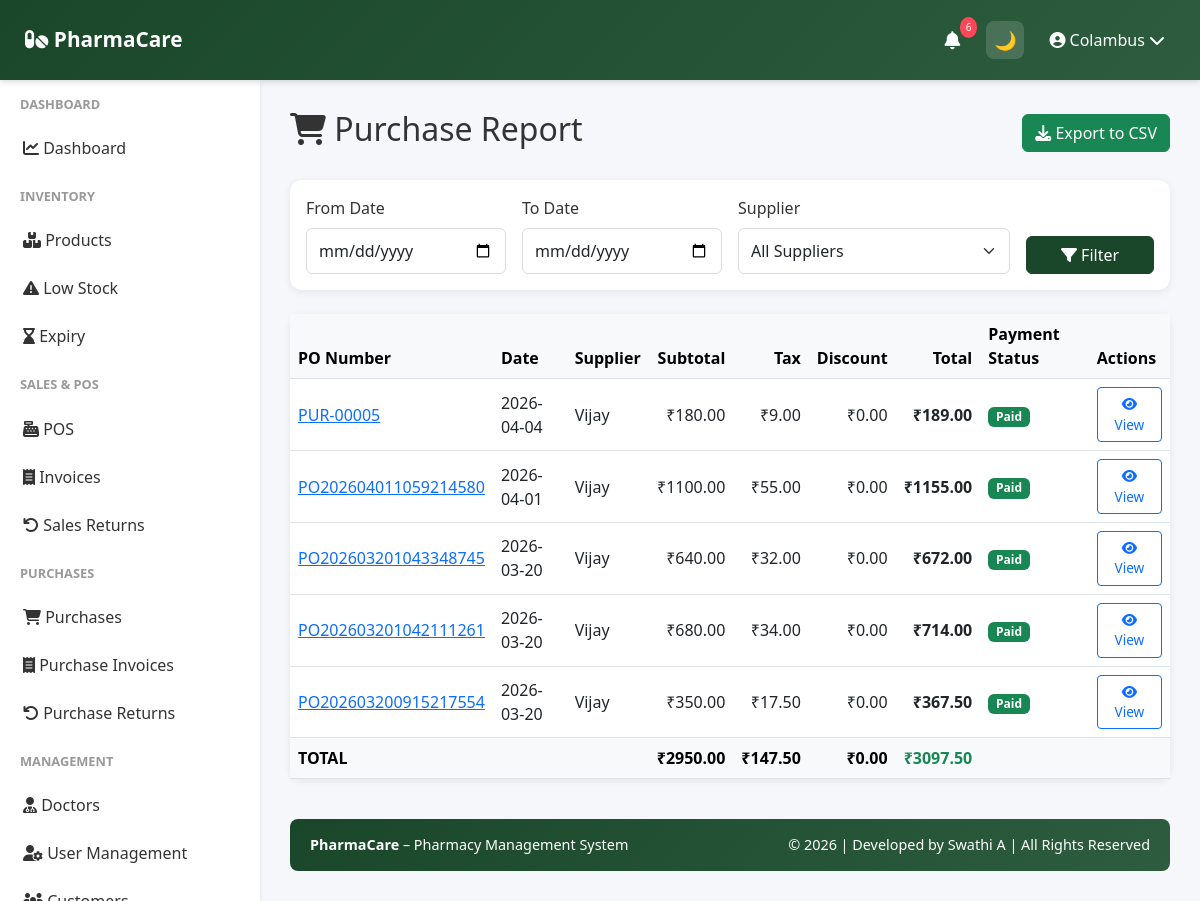
Page /reports/purchase (signed in) on the committed database.
### app/models.py (models this page shows, shortened)
class User(UserMixin, db.Model):
    __tablename__ = 'user'
    id = db.Column(db.Integer, primary_key=True)
    company_id = db.Column(db.Integer, db.ForeignKey('company.id'), nullable=False)
    role = db.Column(db.String(20), default='manager')
    username = db.Column(db.String(255), unique=True, nullable=False)
    password_hash = db.Column(db.String(255), nullable=False)
    is_active = db.Column(db.Boolean, default=True)
    last_login = db.Column(db.DateTime)
    created_date = db.Column(db.DateTime, default=datetime.utcnow)
    updated_date = db.Column(db.DateTime, default=datetime.utcnow, onupdate=datetime.utcnow)
    company = db.relationship('Company', back_populates='user')

class Purchase(db.Model):
    __tablename__ = 'purchase'
    id = db.Column(db.Integer, primary_key=True)
    company_id = db.Column(db.Integer, db.ForeignKey('company.id'), nullable=False)
    supplier_id = db.Column(db.Integer, db.ForeignKey('supplier.id'), nullable=False)
    purchase_number = db.Column(db.String(50), unique=True, nullable=False)
    purchase_date = db.Column(db.DateTime, default=datetime.utcnow)
    supplier_invoice_number = db.Column(db.String(100))
    subtotal = db.Column(db.Float, nullable=False)
    tax_amount = db.Column(db.Float, default=0)
    discount_amount = db.Column(db.Float, default=0)
    total_amount = db.Column(db.Float, nullable=False)
    payment_status = db.Column(db.String(50), default='pending')  # 'paid', 'pending', 'partial'
    payment_date = db.Column(db.DateTime)
    notes = db.Column(db.Text)
    created_date = db.Column(db.DateTime, default=datetime.utcnow)
    updated_date = db.Column(db.DateTime, default=datetime.utcnow, onupdate=datetime.utcnow)
    company = db.relationship('Company', back_populates='purchases')
    supplier = db.relationship('Supplier', back_populates='purchases')
    items = db.relationship('PurchaseItem', back_populates='purchase', cascade='all, delete-orphan')
    returns = db.relationship('PurchaseReturn', back_populates='purchase', cascade='all, delete-orphan')

class Supplier(db.Model):
    __tablename__ = 'supplier'
    id = db.Column(db.Integer, primary_key=True)
    company_id = db.Column(db.Integer, db.ForeignKey('company.id'), nullable=False)
    supplier_name = db.Column(db.String(255), nullable=False)
    contact_person = db.Column(db.String(255))
    phone = db.Column(db.String(20), nullable=False)
    email = db.Column(db.String(255))
    address = db.Column(db.String(500))
    gst_number = db.Column(db.String(50))
    payment_terms = db.Column(db.String(255))
    notes = db.Column(db.Text)
    created_date = db.Column(db.DateTime, default=datetime.utcnow)
    updated_date = db.Column(db.DateTime, default=datetime.utcnow, onupdate=datetime.utcnow)
    is_active = db.Column(db.Boolean, default=True)
    company = db.relationship('Company', back_populates='suppliers')
    purchases = db.relationship('Purchase', back_populates='supplier')

### app/routes/reports.py (the view, shortened to what this page needs)
@reports_bp.route('/purchase')
@login_required
@require_roles('owner')
def purchase_report():
    company_id = current_user.company_id
    start_date = request.args.get('start_date', '')
    end_date = request.args.get('end_date', '')
    supplier_id = request.args.get('supplier_id', type=int)
    export_format = request.args.get('export', '').lower()
    query = Purchase.query.filter_by(company_id=company_id)
    if supplier_id:
        query = query.filter_by(supplier_id=supplier_id)
    purchases = query.order_by(Purchase.purchase_date.desc()).all()
    total_subtotal = sum((p.subtotal or 0) for p in purchases)
    total_tax = sum((p.tax_amount or 0) for p in purchases)
    total_discount = sum((p.discount_amount or 0) for p in purchases)
    total_purchase = sum((p.total_amount or 0) for p in purchases)
    suppliers = Supplier.query.filter_by(
        company_id=company_id,
        is_active=True
    ).all()
    return render_template(
        'reports/purchase_report.html',
        purchases=purchases,
        suppliers=suppliers,
        start_date=start_date,
        end_date=end_date,
        supplier_id=supplier_id,
        total_subtotal=total_subtotal,
        total_tax=total_tax,
        total_discount=total_discount,
        total_purchase=total_purchase
    )

### app/utils.py (called while the page is built)
def require_roles(*roles):
    def decorator(f):
        @wraps(f)
        def wrapped(*args, **kwargs):
            if not current_user.is_authenticated:
                return redirect(url_for('auth.login'))
            if current_user.role not in roles:
                return redirect(url_for('auth.access_denied'))
            return f(*args, **kwargs)
        return wrapped
    return decorator

### app/templates/reports/purchase_report.html (shortened to what this page needs)
{% extends "base.html" %}
{% block content %}
<div class="d-flex justify-content-between align-items-center mb-4">
    <h2><i class="fas fa-shopping-cart"></i> Purchase Report</h2>
    <a href="{{ url_for('reports.purchase_report',
        start_date=start_date,
        end_date=end_date,
        supplier_id=supplier_id,
        export='csv') }}"
       class="btn btn-success">
        <i class="fas fa-download"></i> Export to CSV
    </a>
</div>
<div class="card mb-4">
<div class="card-body">
<form method="GET" class="row g-3">
<div class="col-md-3">
<label class="form-label">From Date</label>
<input type="date"
       name="start_date"
       class="form-control"
       value="{{ start_date if start_date else '' }}">
</div>
<div class="col-md-3">
<label class="form-label">To Date</label>
<input type="date"
       name="end_date"
       class="form-control"
       value="{{ end_date if end_date else '' }}">
</div>
<div class="col-md-4">
<label class="form-label">Supplier</label>
<select name="supplier_id" class="form-select">
<option value="">All Suppliers</option>
</select>
</div>
<div class="col-md-2 d-flex align-items-end">
<button class="btn btn-primary w-100">
<i class="fas fa-filter"></i> Filter
</button>
</div>
</form>
</div>
</div>
<div class="card">
<div class="table-responsive">
<table class="table table-hover align-middle mb-0">
<thead class="table-light">
<tr>
<th>PO Number</th>
<th>Date</th>
<th>Supplier</th>
<th class="text-end">Subtotal</th>
<th class="text-end">Tax</th>
<th class="text-end">Discount</th>
<th class="text-end">Total</th>
<th>Payment Status</th>
<th>Actions</th>
</tr>
</thead>
<tbody>
{% for purchase in purchases %}
<tr>
<td>
<a href="{{ url_for('purchases.purchase_detail', purchase_id=purchase.id) }}">
{{ purchase.purchase_number }}
</a>
</td>
<td>
{{ purchase.purchase_date.strftime('%Y-%m-%d') if purchase.purchase_date }}
</td>
<td>
{{ purchase.supplier.supplier_name }}
</td>
<td class="text-end">
₹{{ "%.2f"|format(purchase.subtotal) }}
</td>
<td class="text-end">
₹{{ "%.2f"|format(purchase.tax_amount) }}
</td>
<td class="text-end">
₹{{ "%.2f"|format(purchase.discount_amount) }}
</td>
<td class="text-end fw-bold">
₹{{ "%.2f"|format(purchase.total_amount) }}
</td>
<td>
{% if purchase.payment_status == 'paid' %}
<span class="badge bg-success">Paid</span>
{% elif purchase.payment_status == 'partial' %}
<span class="badge bg-warning text-dark">Partial</span>
{% else %}
<span class="badge bg-danger">Pending</span>
{% endif %}
</td>
<td>
<a href="{{ url_for('purchases.purchase_detail', purchase_id=purchase.id) }}"
   class="btn btn-sm btn-outline-primary">
<i class="fas fa-eye"></i> View
</a>
</td>
</tr>
{% endfor %}
{% if purchases %}
<tr class="table-light fw-bold border-top">
<td colspan="3">
TOTAL
</td>
<td class="text-end">
₹{{ "%.2f"|format(total_subtotal) }}
</td>
<td class="text-end">
₹{{ "%.2f"|format(total_tax) }}
</td>
<td class="text-end">
₹{{ "%.2f"|format(total_discount) }}
</td>
<td class="text-end text-success">
₹{{ "%.2f"|format(total_purchase) }}
</td>
<td colspan="2"></td>
</tr>
{% endif %}
</tbody>
</table>
</div>
</div>
{% endblock %}

### app/templates/base.html (shortened to what this page needs)
<!doctype html>
<html lang="en" data-theme="light">
  <head>
    <link
      href="https://cdn.jsdelivr.net/npm/bootstrap@5.3.0/dist/css/bootstrap.min.css"
      rel="stylesheet"
    />
    <link
      rel="stylesheet"
      href="https://cdnjs.cloudflare.com/ajax/libs/font-awesome/6.4.0/css/all.min.css"
    />
  </head>
  <body>
   <nav class="navbar">
  <a class="navbar-brand" href="{{ url_for('dashboard.dashboard') }}">
    <i class="fas fa-pills"></i> PharmaCare
  </a>
  <div class="navbar-right">
    <div class="nav-icon dropdown">
      <a href="#" data-bs-toggle="dropdown">
        <i class="fas fa-bell"></i>
        <span id="alert-badge" class="notification-badge">3</span>
      </a>
    </div>
    <button id="themeToggle" class="nav-icon">
      🌙
    </button>
    <div class="user-menu-navbar dropdown">
      <a href="#" data-bs-toggle="dropdown">
        <i class="fas fa-user-circle"></i>
        {{ current_user.username }}
        <i class="fas fa-chevron-down"></i>
      </a>
    </div>
  </div>
</nav>
    {% if current_user.is_authenticated %}
    <div class="sidebar">
      <nav class="nav flex-column">
        {% if current_user.company and current_user.company.company_name ==
        'Platform Admin' %}
        <div class="nav-section-title">Admin</div>
        <a
          class="nav-link {% if 'admin/companies' in request.path %}active{% endif %}"
          href="{{ url_for('admin.companies_list') }}"
        >
          <i class="fas fa-building"></i> Companies
        </a>
        <a class="nav-link" href="{{ url_for('auth.profile') }}">
          <i class="fas fa-cog"></i> Settings
        </a>
        {% else %}
        <div class="nav-section-title">Dashboard</div>
        <a
          class="nav-link {% if request.endpoint == 'dashboard.dashboard' %}active{% endif %}"
          href="{{ url_for('dashboard.dashboard') }}"
        >
          <i class="fas fa-chart-line"></i> Dashboard
        </a>
        <div class="nav-section-title">Inventory</div>
        <a
          class="nav-link {% if 'inventory' in request.path %}active{% endif %}"
          href="{{ url_for('inventory.products_list') }}"
        >
          <i class="fas fa-boxes"></i> Products
        </a>
        <a
          class="nav-link {% if request.endpoint == 'inventory.low_stock_report' %}active{% endif %}"
          href="{{ url_for('inventory.low_stock_report') }}"
        >
          <i class="fas fa-exclamation-triangle"></i> Low Stock
        </a>
        <a
          class="nav-link {% if request.endpoint == 'inventory.expiry_report' %}active{% endif %}"
          href="{{ url_for('inventory.expiry_report') }}"
        >
          <i class="fas fa-hourglass-end"></i> Expiry
        </a>
        <div class="nav-section-title">Sales & POS</div>
        <a
          class="nav-link {% if request.endpoint == 'sales.pos' %}active{% endif %}"
          href="{{ url_for('sales.pos') }}"
        >
          <i class="fas fa-cash-register"></i> POS
        </a>
        <a
          class="nav-link {% if 'invoices' in request.path %}active{% endif %}"
          href="{{ url_for('sales.invoices_list') }}"
        >
          <i class="fas fa-receipt"></i> Invoices
        </a>
        <a
          class="nav-link {% if request.endpoint == 'sales.sales_returns_list' %}active{% endif %}"
          href="{{ url_for('sales.sales_returns_list') }}"
        >
          <i class="fas fa-undo"></i> Sales Returns
        </a>
<div class="nav-section-title">Purchases</div>
<a
  class="nav-link {% if request.endpoint == 'purchases.purchases_list' %}active{% endif %}"
  href="{{ url_for('purchases.purchases_list') }}"
>
  <i class="fas fa-shopping-cart"></i> Purchases
</a>
<a
  class="nav-link {% if 'purchases' in request.path %}active{% endif %}"
  href="{{ url_for('purchases.purchases_list') }}"
>
  <i class="fas fa-receipt"></i> Purchase Invoices
</a>
<a
  class="nav-link {% if request.endpoint == 'purchases.returns_list' %}active{% endif %}"
  href="{{ url_for('purchases.returns_list') }}"
>
  <i class="fas fa-undo"></i> Purchase Returns
</a>
        <div class="nav-section-title">Management</div>
        <a
          class="nav-link {% if 'doctors' in request.path %}active{% endif %}"
          href="{{ url_for('doctors.doctors_list') }}"
        >
          <i class="fas fa-user-md"></i> Doctors
        </a>
        {% if current_user.role == 'owner' %}
        <a
          class="nav-link {% if 'users' in request.path %}active{% endif %}"
          href="{{ url_for('users.users_list') }}"
        >
          <i class="fas fa-user-cog"></i> User Management
        </a>
        {% endif %}
        <a
          class="nav-link {% if 'customers' in request.path %}active{% endif %}"
          href="{{ url_for('customers.customers_list') }}"
        >
          <i class="fas fa-users"></i> Customers
        </a>
        {% endif %}
      </nav>
    </div>
    {% endif %}
    <div
      class="{% if current_user.is_authenticated %}main-content{% else %}auth-page{% endif %}"
    >
       {% block content %}{% endblock %}
      <footer class="footer text-center">
        <div class="row">
          <div class="col-md-6 text-md-start">
            <strong>PharmaCare</strong> – Pharmacy Management System
          </div>
          <div class="col-md-6 text-md-end">
            © 2026 | Developed by Swathi A | All Rights Reserved
          </div>
        </div>
      </footer>
    </div>
  </body>
</html>

### app/templates/base.html (style rules this page uses)
:root { --primary-color: #1a472a; --secondary-color: #2d5c3f; --danger-color: #dc3545; --success-color: #28a745; --warning-color: #ffc107; --info-color: #17a2b8; --bg-color: #f5f7fa; --text-color: #333; --card-bg: #ffffff; --sidebar-bg: #ffffff; }
body { font-family: "Segoe UI", Tahoma, Geneva, Verdana, sans-serif; background: var(--bg-color); color: var(--text-color); }
.navbar { background: linear-gradient(135deg,var(--primary-color),var(--secondary-color)); box-shadow:0 2px 6px rgba(0,0,0,0.15); position:fixed; top:0; left:0; width:100%; height: 80px; z-index:1000; display:flex; align-items:center; justify-content:space-between; padding:0 25px; }
.navbar-brand { font-weight:600; font-size:1.3rem; }
.navbar-right { display:flex; align-items:center; gap:15px; }
.nav-icon { width:38px; height:38px; display:flex; align-items:center; justify-content:center; border-radius:8px; color:#fff; font-size:18px; cursor:pointer; position:relative; transition:all 0.25s ease; }
.navbar a { color:white !important; text-decoration:none; }
#themeToggle { border:none; background:rgba(255,255,255,0.15); width:38px; height:38px; border-radius:8px; display:flex; align-items:center; justify-content:center; font-size:18px; cursor:pointer; }
.navbar .fa-bell { color:white; }
.notification-badge { position:absolute; top:-4px; right:-6px; background:#ff4757; color:white; font-size:10px; padding:3px 6px; border-radius:50%; }
.user-menu-navbar { display:flex; align-items:center; gap:8px; color:white; font-weight:500; cursor:pointer; padding:6px 10px; border-radius:8px; transition:all 0.25s ease; }
.sidebar { background: var(--sidebar-bg); box-shadow:0 2px 4px rgba(0,0,0,0.1); position:fixed; top:80px; left:0; bottom:0; width:260px; overflow-y:auto; }
.sidebar .nav-link { color:var(--text-color); padding:12px 20px; border-left:3px solid transparent; transition:.3s; }
.sidebar .nav-section-title { font-size:.8rem; font-weight:600; color:#999; text-transform:uppercase; padding:15px 20px 10px; }
.main-content { margin-left:260px; margin-top:80px; padding:30px; }
.card, .stat-card { background:var(--card-bg); color:var(--text-color); border:none; border-radius:12px; box-shadow:0 2px 8px rgba(0,0,0,0.08); }
.form-label { font-weight:500; }
.form-control, .form-select { border:1px solid #ddd; border-radius:6px; padding:10px 12px; }
.btn-primary { background:var(--primary-color); border-color:var(--primary-color); }
.btn-sm { padding:6px 12px; font-size:.85rem; }
.footer { background:linear-gradient(135deg,var(--primary-color),var(--secondary-color)); color:#fff; padding:15px 20px; margin-top:40px; border-radius:8px; font-size:.9rem; }

### rows in the picture
User: username "Colambus"
Purchase: purchase_number "PUR-00005", purchase_date "2026-04-04", supplier.supplier_name "Vijay", subtotal "180.00", tax_amount "9.00", discount_amount "0.00", total_amount "189.00", payment_status "Paid"
Purchase: purchase_number "PO202604011059214580", purchase_date "2026-04-01", supplier.supplier_name "Vijay", subtotal "1100.00", tax_amount "55.00", discount_amount "0.00", total_amount "1155.00", payment_status "Paid"
Purchase: purchase_number "PO202603201043348745", purchase_date "2026-03-20", supplier.supplier_name "Vijay", subtotal "640.00", tax_amount "32.00", discount_amount "0.00", total_amount "672.00", payment_status "Paid"
Purchase: purchase_number "PO202603201042111261", purchase_date "2026-03-20", supplier.supplier_name "Vijay", subtotal "680.00", tax_amount "34.00", discount_amount "0.00", total_amount "714.00", payment_status "Paid"
Purchase: purchase_number "PO202603200915217554", purchase_date "2026-03-20", supplier.supplier_name "Vijay", subtotal "350.00", tax_amount "17.50", discount_amount "0.00", total_amount "367.50", payment_status "Paid"

### other values in the picture
{{ "%.2f"|format(total_subtotal) }} "2950.00"
{{ "%.2f"|format(total_tax) }} "147.50"
{{ "%.2f"|format(total_discount) }} "0.00"
{{ "%.2f"|format(total_purchase) }} "3097.50"
